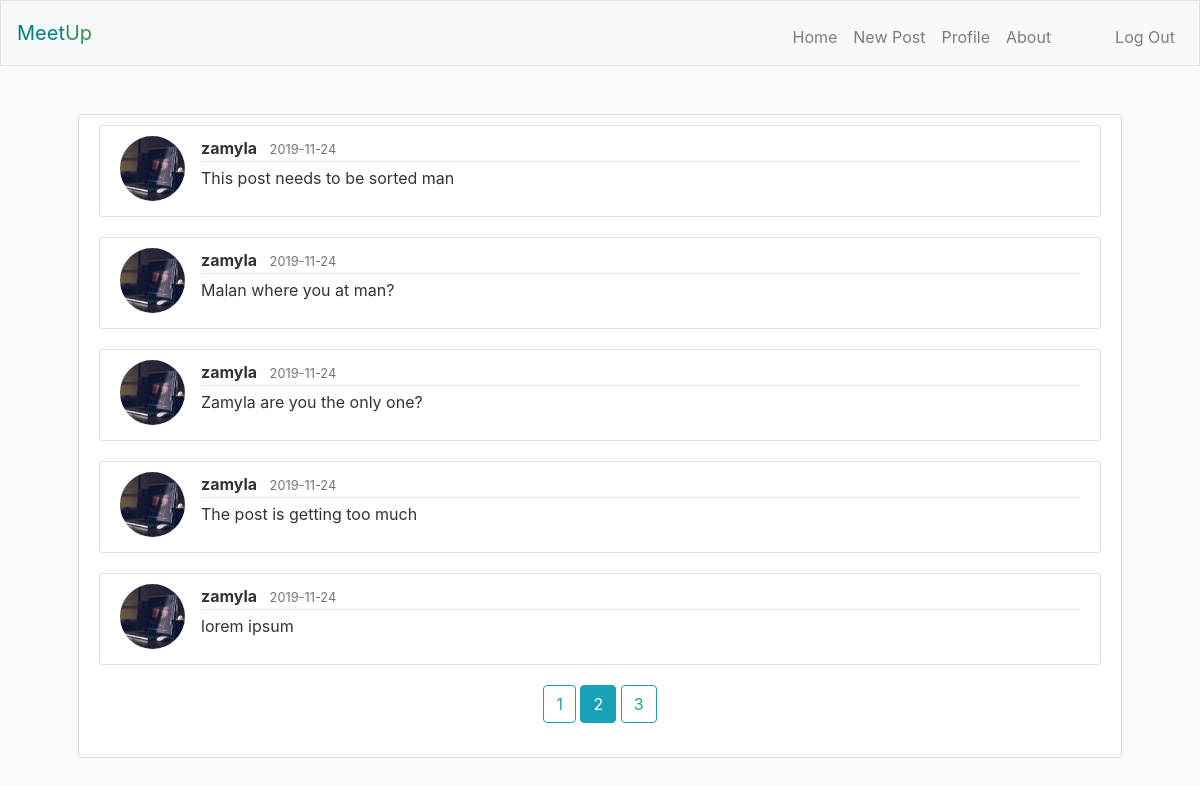
The app's page /?page=2 (signed in) with its own data.
### meetup/models.py (models this page shows, shortened)
class Post(db.Model):
    id = db.Column(db.Integer, primary_key=True)
    message = db.Column(db.Text, nullable=False)
    posted_at = db.Column(db.DateTime, default=datetime.utcnow)
    owner_id = db.Column(db.Integer, db.ForeignKey('user.id'), nullable=False)

class User(db.Model, UserMixin):
    id = db.Column(db.Integer, primary_key=True)
    username = db.Column(db.String(20), unique=True, nullable=False)
    email = db.Column(db.String(255), unique=True, nullable=False)
    image_file = db.Column(db.String(20), nullable=False, default='no-img.png')
    password = db.Column(db.String(60), nullable=False)
    posts = db.relationship('Post', backref='owner', lazy=True)

### meetup/main/routes.py (the view)
@main.route('/')
def index():
    page = request.args.get('page', 1, type=int)
    posts = Post.query.order_by(
        Post.posted_at.desc()).paginate(page=page, per_page=5)
    return render_template('index.html', posts=posts)

### meetup/models.py (called while the page is built)
@login_manager.user_loader
def load_user(user_id):
    return User.query.get(int(user_id))

### meetup/templates/index.html (shortened to what this page needs)
{% extends "layout.html" %}
{% block main %}
    {% if current_user.is_authenticated %}
        {% for post in posts.items %}
            <a id="post-link" href="{{ url_for('posts.post', post_id=post.id) }}">
                <article class="media content-section">
                    <img class="rounded-circle article-img" src="{{ url_for('static', filename='profile-imgs/' + post.owner.image_file) }}" />
                <div class="media-body">
                    <div class="article-metadata">
                        <strong class="mr-2">{{ post.owner.username }}</strong>
                        <small class="text-muted">{{ post.posted_at.strftime('%Y-%m-%d') }}</small>
                    </div>
                    <p class="article-content">{{ post.message }}</p>
                </div>
                </article>
            </a>
        {% endfor %}
        <div class="text-center">
        {% for page_num in posts.iter_pages(left_edge=1, right_edge=1, left_current=2, right_current=3) %}
            {% if page_num %}
                {% if posts.page == page_num %}
                    <a class="btn btn-info mb-4" href="{{ url_for('main.index', page=page_num) }}">{{ page_num }}</a>
                {% else %}
                    <a class="btn btn-outline-info mb-4" href="{{ url_for('main.index', page=page_num) }}">{{ page_num }}</a>
                {% endif%}
            {% else %}
                ...
            {% endif %}
        {% endfor %}
        </div>
    {% else %}
        <a href="{{ url_for('users.register') }}"><p class="text-center">Join Us</p></a>
    {% endif %}
{% endblock %}

### meetup/static/styles.css (style rules this page uses)
body { background: #fafafa; color: #333333; }
.article-content { white-space: pre-line; }
.article-img { height: 65px; width: 65px; margin-right: 16px; }
.article-metadata { padding-bottom: 1px; margin-bottom: 4px; border-bottom: 1px solid #e3e3e3 }
.content-section { background: #ffffff; padding: 10px 20px; border: 1px solid #dddddd; border-radius: 3px; margin-bottom: 20px; }
#post-link { color: #333333; text-decoration: none; }

### records on screen
Post: image_file (picture), owner.username "zamyla", posted_at "2019-11-24", message "This post needs to be sorted man"
Post: image_file (picture), owner.username "zamyla", posted_at "2019-11-24", message "Malan where you at man?"
Post: image_file (picture), owner.username "zamyla", posted_at "2019-11-24", message "Zamyla are you the only one?"
Post: image_file (picture), owner.username "zamyla", posted_at "2019-11-24", message "The post is getting too much"
Post: image_file (picture), owner.username "zamyla", posted_at "2019-11-24", message "lorem ipsum"

### other values on screen
{{ page_num }} "1" "3"
{{ page_num }} "2"
